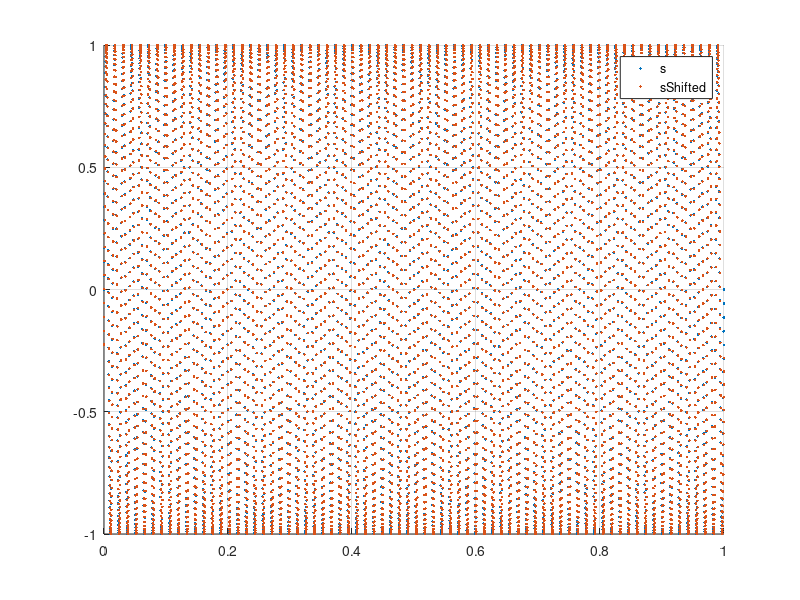
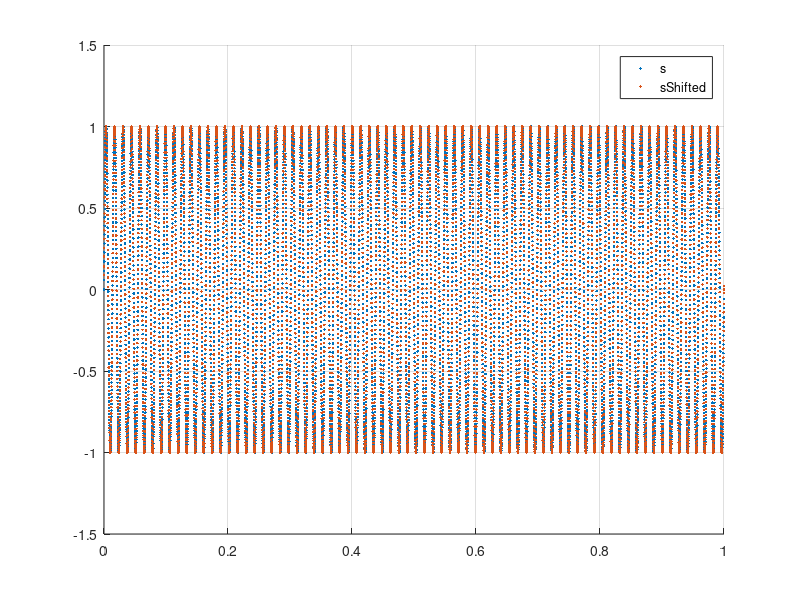

MATLAB code for these plots, in order:
close all; clear all;
Fs = 8e3; 
t = [0:1/Fs:1]';
f = 73;
s = sin(2*pi*f*t);

S = fft(s);
freq = [0:(1/(length(s)-1)):1]';

tShift = 5; % Shift in samples
SShifted = S.*exp(-j*2*pi*tShift*freq);
sShifted = ifft(SShifted);

figure; scatter(t,s,'.'); hold on; scatter(t,sShifted,'.'); legend('s','sShifted'); grid on;

% There is a problem with using non integer delays, where the delay becomes
% incorrect and the amplitude of the output is reduced. Something to do
% with circular convolution?

% Ok what about upsampling then downsampling. Too simplistic? 
% This is a delay from my freqBF.m script -> 0.023597307572534, which with
% Fs = 8e3 means a delay of 377.55692116 samples.
td = 0.023597307572534; % td = time delay
sd = 1.5%td/(1/Fs); % sd = sample delay

N = length(S);
for k = 1:N
    if k < N-k
        SShifted2(k) = S(k) * exp(2*pi*i * sd*k/N);
    elseif k > N-k
        SShifted2(k) = S(k) * exp(2*pi*i * sd*(k-N)/N);
    elseif k == N/2
        SShifted2(k) = S(k) * cos(2*pi * sd/2);
    end
end
sShifted2 = ifft(SShifted2);

figure; scatter(t,s,'.'); hold on; scatter(t,sShifted2,'.'); legend('s','sShifted'); grid on;



sPower = sum(s.^2)
sShiftedPower = sum(sShifted.^2)
sShifted2Power = sum(sShifted2.^2)



% 
%                 exp(2*pi*i * s*k/N) for k < N - k,
% by
%                 exp(2*pi*i * s*(k-N)/N) for k > N - k,
% and by
%                 cos(2*pi * s/2) for k = N - k = N/2.

